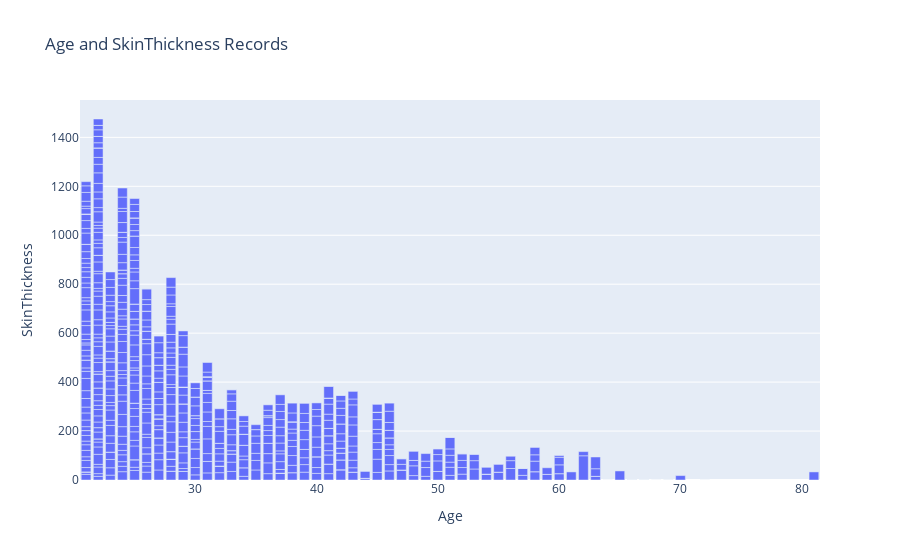

Notebook code for this chart:
### Code cell
fig = px.bar(
    diabetes_analysis,
    x='Age',
    y='SkinThickness',
    title='Age and SkinThickness Records'
)
fig.show()

### Figure 1 — Plotly figure (JSON) as saved in the notebook; plotly's stock layout.template omitted (floating-point values rounded to 4 significant figures; data arrays with more than 128 entries replaced by an {"elided": "..."} marker saying what was removed)
{"data": [{"alignmentgroup": "True", "hovertemplate": "Age=%{x}<br>SkinThickness=%{y}<extra></extra>", "legendgroup": "", "marker": {"color": "#636efa", "pattern": {"shape": ""}}, "name": "", "offsetgroup": "", "orientation": "v", "showlegend": false, "textposition": "auto", "type": "bar", "x": {"elided": "769 int values"}, "xaxis": "x", "y": {"elided": "769 int values"}, "yaxis": "y"}], "layout": {"barmode": "relative", "legend": {"tracegroupgap": 0}, "title": {"text": "Age and SkinThickness Records"}, "xaxis": {"anchor": "y", "domain": [0, 1], "title": {"text": "Age"}}, "yaxis": {"anchor": "x", "domain": [0, 1], "title": {"text": "SkinThickness"}}}}
